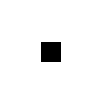
Frame 1 (no input)
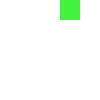
Frame 60 (the mouse pressed at the canvas centre just before this capture)
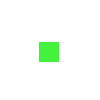
Frame 120 (the mouse held since frame 60 and released just before this capture)

The Processing sketch that drew these frames (run headless with seeded random() and noise(); from frame 60 on, the mouse is pressed at the canvas centre):

// Processing sketch: A3_5
// ── A3_5.pde
/*
A3_5
Laurel O'Brien
laureljobrien@gmail.com
10/04/15
Create an animation of a shape that moves across the screen 
and changes direction and colour when it reaches the canvas bounds. 
Ensure the shape position is reset when the mouse button is pressed.
*/

//initialize variables
int rectX = 50; //x position of rect()
int rectY = 50; //y position of rect()
int diameter = 20; //'diameter' of a rectangle drawn from the center
int radius = diameter/2; //'radius' of a rectangle drawn from the center

int xDirectionModifier = 1; //indicate positive or negative movement
int yDirectionModifier = 1;

//variables for making random fill
float red;
float green;
float blue;

void setup() 
{
  noStroke(); //persistent lack of stroke
  rectMode(CENTER); //draw rectangles from the center
  frameRate(18); //slowed framerate
}

//draw a square bouncing around the canvas in straight lines
//that changes colour when it bounces off the edge of the canvas.
//it resets to its starting position at the center of the canvas
//when the mouse button is pressed.
void draw() 
{
  background(255); //white: erase last frame
  
  //reset x, y coordinates to 50 while mouse is pressed
  if (mousePressed) {
    rectX = 50;
    rectY = 50;
  } 
  
  rectX += 1 * xDirectionModifier; //move x position 1px
  rectY += 2 * yDirectionModifier; //move y position 2px
  
  //test if square has touched left or right edge
  //and if so, change its direction modifier to reverse
  //movement along x axis
  if (rectX == width - radius) {
    xDirectionModifier = (-1); //make increments (decrements?) negative
    red = random(0, 255); //redness changes
  } else if (rectX == radius) {
    xDirectionModifier = 1; //make increments positive
    green = random(0, 255); //greenness changes
  }
  
  //test if square has touched top or bottom edge
  //and if so, similarly reverse its direction
  if (rectY == height - radius) {
    yDirectionModifier = (-1); //make increments negative
    blue = random(0, 255); //blueness changes
  } else if (rectY == radius) {
    yDirectionModifier = 1; //make increments positive
    green = random(0, 255); //greenness and blueness both change
    blue = random(0, 255);
  }
  
  fill(red, green, blue); //light blue
  rect(rectX, rectY, diameter, diameter); //draw square whose edges are 10px from its origin
}
